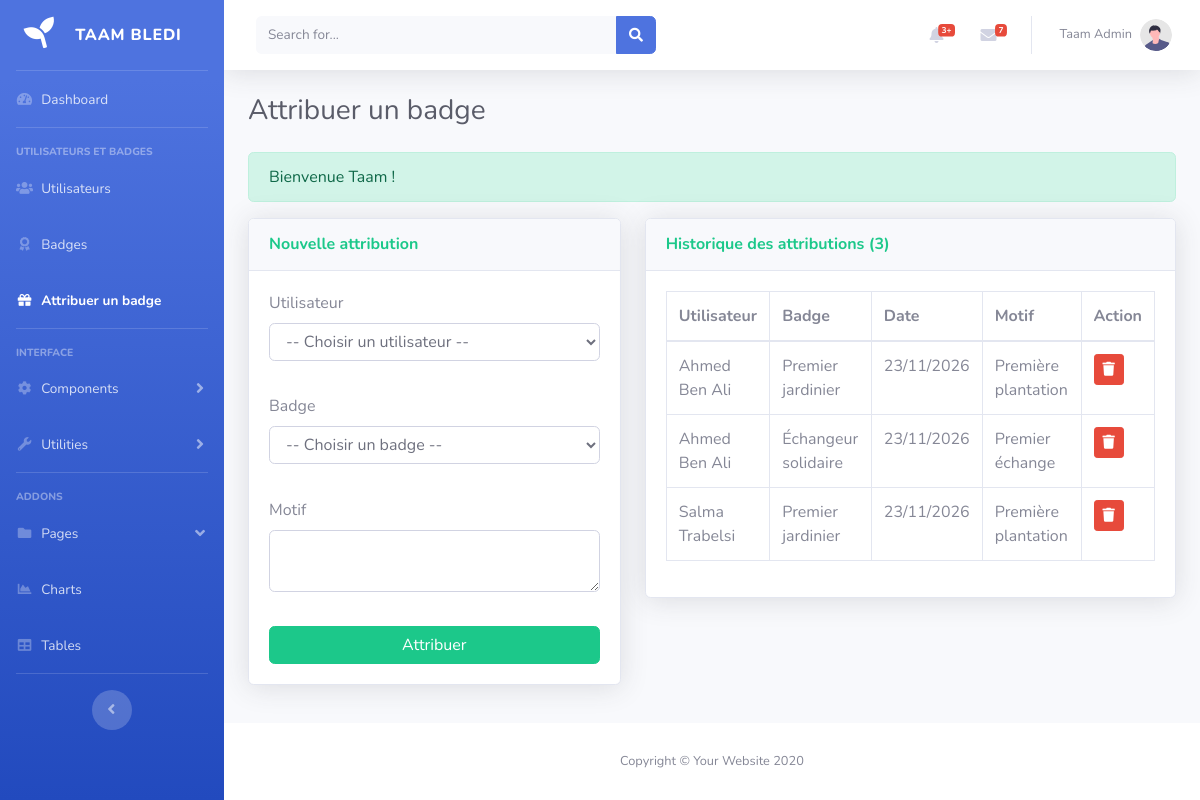
Page /View/BackOffice/attribuerBadge.php (signed in) on the committed database.
### tables this page shows
CREATE TABLE IF NOT EXISTS utilisateur_badge (
  id INT AUTO_INCREMENT PRIMARY KEY,
  idUtilisateur INT NOT NULL,
  idBadge INT NOT NULL,
  dateAttribution DATETIME NOT NULL DEFAULT CURRENT_TIMESTAMP,
  motif VARCHAR(255) NOT NULL,
  CONSTRAINT uq_utilisateur_badge UNIQUE (idUtilisateur, idBadge),
  CONSTRAINT fk_ub_utilisateur FOREIGN KEY (idUtilisateur) REFERENCES utilisateur(id) ON DELETE CASCADE,
  CONSTRAINT fk_ub_badge FOREIGN KEY (idBadge) REFERENCES badge(id) ON DELETE CASCADE
);

CREATE TABLE IF NOT EXISTS badge (
  id INT AUTO_INCREMENT PRIMARY KEY,
  nom VARCHAR(50) NOT NULL UNIQUE,
  description VARCHAR(255) NOT NULL,
  critere VARCHAR(100) NOT NULL,
  points INT NOT NULL,
  icone VARCHAR(100) NULL
);

### Controller/AuthGuard.php (called while the page is built, shortened)
<?php
function e($valeur): string
{
    return htmlspecialchars((string) $valeur, ENT_QUOTES, 'UTF-8');
}
function getFlash(): ?array
{
    $flash = $_SESSION['flash'] ?? null;
    return $flash;
}

### Config/config.php (called while the page is built)
<?php
class config
{
    private static $pdo = null;
    public static function getConnexion()
    {
        if (self::$pdo === null) {
            try {
                self::$pdo = new PDO(
                    'mysql:host=localhost;dbname=ta3m_bledi;charset=utf8mb4',
                    'root',
                    '',
                    [
                        PDO::ATTR_ERRMODE            => PDO::ERRMODE_EXCEPTION,
                        PDO::ATTR_DEFAULT_FETCH_MODE => PDO::FETCH_ASSOC,
                        PDO::ATTR_EMULATE_PREPARES   => false,
                    ]
                );
            } catch (PDOException $e) {
                die('Erreur de connexion à la base : ' . $e->getMessage());
            }
        }
        return self::$pdo;
    }
}

### Controller/BadgeController.php (called while the page is built, shortened)
<?php
require_once __DIR__ . '/../Config/config.php';
class BadgeController
{
    public function listAttributions(): array
    {
        $sql = "SELECT ub.*, b.nom AS badgeNom, CONCAT(u.prenom, ' ', u.nom) AS utilisateurNom
                FROM utilisateur_badge ub
                JOIN badge b ON b.id = ub.idBadge
                JOIN utilisateur u ON u.id = ub.idUtilisateur
                ORDER BY ub.dateAttribution DESC";
        return config::getConnexion()->query($sql)->fetchAll();
    }
}

### View/BackOffice/attribuerBadge.php (the view, shortened to what this page needs)
<?php
require_once __DIR__ . '/../../Controller/AuthGuard.php';
require_once __DIR__ . '/../../Controller/BadgeController.php';
$badgeC       = new BadgeController();
$erreurs = [];
$valeurs = ['idUtilisateur' => '', 'idBadge' => '', 'motif' => ''];
$attributions = $badgeC->listAttributions();
$flash        = getFlash();
?>
<!DOCTYPE html>
<html lang="en">
<head>
    <link href="vendor/fontawesome-free/css/all.min.css" rel="stylesheet" type="text/css">
    <link href="css/sb-admin-2.min.css" rel="stylesheet">
    <link href="css/module-utilisateurs.css" rel="stylesheet">
</head>
<body id="page-top">
    <div id="wrapper">
        <ul class="navbar-nav bg-gradient-primary sidebar sidebar-dark accordion" id="accordionSidebar">
            <a class="sidebar-brand d-flex align-items-center justify-content-center" href="index.html">
                <div class="sidebar-brand-icon rotate-n-15">
                    <i class="fas fa-seedling"></i>
                </div>
                <div class="sidebar-brand-text mx-3">Taam Bledi</div>
            </a>
            <hr class="sidebar-divider my-0">
            <li class="nav-item">
                <a class="nav-link" href="index.html">
                    <i class="fas fa-fw fa-tachometer-alt"></i>
                    <span>Dashboard</span></a>
            </li>
            <hr class="sidebar-divider">
<div class="sidebar-heading">
    Utilisateurs et Badges
</div>
<li class="nav-item">
    <a class="nav-link" href="listeUtilisateurs.php">
        <i class="fas fa-fw fa-users"></i>
        <span>Utilisateurs</span></a>
</li>
<li class="nav-item">
    <a class="nav-link" href="listeBadges.php">
        <i class="fas fa-fw fa-award"></i>
        <span>Badges</span></a>
</li>
<li class="nav-item active">
    <a class="nav-link" href="attribuerBadge.php">
        <i class="fas fa-fw fa-gift"></i>
        <span>Attribuer un badge</span></a>
</li>
<hr class="sidebar-divider">
            <div class="sidebar-heading">
                Interface
            </div>
            <li class="nav-item">
                <a class="nav-link collapsed" href="#" data-toggle="collapse" data-target="#collapseTwo"
                    aria-expanded="true" aria-controls="collapseTwo">
                    <i class="fas fa-fw fa-cog"></i>
                    <span>Components</span>
                </a>
            </li>
            <li class="nav-item">
                <a class="nav-link collapsed" href="#" data-toggle="collapse" data-target="#collapseUtilities"
                    aria-expanded="true" aria-controls="collapseUtilities">
                    <i class="fas fa-fw fa-wrench"></i>
                    <span>Utilities</span>
                </a>
            </li>
            <hr class="sidebar-divider">
            <div class="sidebar-heading">
                Addons
            </div>
            <li class="nav-item">
                <a class="nav-link" href="#" data-toggle="collapse" data-target="#collapsePages" aria-expanded="true"
                    aria-controls="collapsePages">
                    <i class="fas fa-fw fa-folder"></i>
                    <span>Pages</span>
                </a>
            </li>
            <li class="nav-item">
                <a class="nav-link" href="charts.html">
                    <i class="fas fa-fw fa-chart-area"></i>
                    <span>Charts</span></a>
            </li>
            <li class="nav-item">
                <a class="nav-link" href="tables.html">
                    <i class="fas fa-fw fa-table"></i>
                    <span>Tables</span></a>
            </li>
            <hr class="sidebar-divider d-none d-md-block">
            <div class="text-center d-none d-md-inline">
                <button class="rounded-circle border-0" id="sidebarToggle"></button>
            </div>
        </ul>
        <div id="content-wrapper" class="d-flex flex-column">
            <div id="content">
                <nav class="navbar navbar-expand navbar-light bg-white topbar mb-4 static-top shadow">
                    <form
                        class="d-none d-sm-inline-block form-inline mr-auto ml-md-3 my-2 my-md-0 mw-100 navbar-search">
                        <div class="input-group">
                            <input type="text" class="form-control bg-light border-0 small" placeholder="Search for..."
                                aria-label="Search" aria-describedby="basic-addon2">
                            <div class="input-group-append">
                                <button class="btn btn-primary" type="button">
                                    <i class="fas fa-search fa-sm"></i>
                                </button>
                            </div>
                        </div>
                    </form>
                    <ul class="navbar-nav ml-auto">
                        <li class="nav-item dropdown no-arrow mx-1">
                            <a class="nav-link dropdown-toggle" href="#" id="alertsDropdown" role="button"
                                data-toggle="dropdown" aria-haspopup="true" aria-expanded="false">
                                <i class="fas fa-bell fa-fw"></i>
                                <span class="badge badge-danger badge-counter">3+</span>
                            </a>
                        </li>
                        <li class="nav-item dropdown no-arrow mx-1">
                            <a class="nav-link dropdown-toggle" href="#" id="messagesDropdown" role="button"
                                data-toggle="dropdown" aria-haspopup="true" aria-expanded="false">
                                <i class="fas fa-envelope fa-fw"></i>
                                <span class="badge badge-danger badge-counter">7</span>
                            </a>
                        </li>
                        <li class="nav-item dropdown no-arrow">
                            <a class="nav-link dropdown-toggle" href="#" id="userDropdown" role="button"
                                data-toggle="dropdown" aria-haspopup="true" aria-expanded="false">
                                <span class="mr-2 d-none d-lg-inline text-gray-600 small"><?= e(($_SESSION['prenom'] ?? '') . ' ' . ($_SESSION['nom'] ?? '')) ?></span>
                                <img class="img-profile rounded-circle"
                                    src="img/undraw_profile.svg">
                            </a>
                        </li>
                    </ul>
                </nav>
                <div class="container-fluid">
                    <h1 class="h3 mb-4 text-gray-800">Attribuer un badge</h1>
                    <?php if ($flash): ?>
                        <div class="alert alert-<?= e($flash['type']) ?>"><?= e($flash['message']) ?></div>
                    <?php endif; ?>
                    <div class="row">
                        <div class="col-lg-5">
                            <div class="card shadow mb-4">
                                <div class="card-header py-3">
                                    <h6 class="m-0 font-weight-bold text-success">Nouvelle attribution</h6>
                                </div>
                                <div class="card-body">
                                    <form id="formAttribution" action="" method="POST" novalidate>
                                        <div class="form-group">
                                            <label for="idUtilisateur">Utilisateur</label>
                                            <select id="idUtilisateur" name="idUtilisateur" class="form-control <?= isset($erreurs['idUtilisateur']) ? 'is-invalid' : '' ?>">
                                                <option value="">-- Choisir un utilisateur --</option>
                                            </select>
                                            <div class="ub-erreur" id="erreur-idUtilisateur"><?= e($erreurs['idUtilisateur'] ?? '') ?></div>
                                        </div>
                                        <div class="form-group">
                                            <label for="idBadge">Badge</label>
                                            <select id="idBadge" name="idBadge" class="form-control <?= isset($erreurs['idBadge']) ? 'is-invalid' : '' ?>">
                                                <option value="">-- Choisir un badge --</option>
                                            </select>
                                            <div class="ub-erreur" id="erreur-idBadge"><?= e($erreurs['idBadge'] ?? '') ?></div>
                                        </div>
                                        <div class="form-group">
                                            <label for="motif">Motif</label>
                                            <textarea class="form-control <?= isset($erreurs['motif']) ? 'is-invalid' : '' ?>"
                                                      id="motif" name="motif" rows="2"><?= e($valeurs['motif']) ?></textarea>
                                            <div class="ub-erreur" id="erreur-motif"><?= e($erreurs['motif'] ?? '') ?></div>
                                        </div>
                                        <button type="submit" class="btn btn-success btn-block">Attribuer</button>
                                    </form>
                                </div>
                            </div>
                        </div>
                        <div class="col-lg-7">
                            <div class="card shadow mb-4">
                                <div class="card-header py-3">
                                    <h6 class="m-0 font-weight-bold text-success">Historique des attributions (<?= count($attributions) ?>)</h6>
                                </div>
                                <div class="card-body">
                                    <div class="table-responsive">
                                        <table class="table table-bordered table-hover" width="100%">
                                            <thead>
                                                <tr>
                                                    <th>Utilisateur</th>
                                                    <th>Badge</th>
                                                    <th>Date</th>
                                                    <th>Motif</th>
                                                    <th>Action</th>
                                                </tr>
                                            </thead>
                                            <tbody>
                                                <?php foreach ($attributions as $a): ?>
                                                    <tr>
                                                        <td><?= e($a['utilisateurNom']) ?></td>
                                                        <td><?= e($a['badgeNom']) ?></td>
                                                        <td><?= e(date('d/m/Y', strtotime($a['dateAttribution']))) ?></td>
                                                        <td><?= e($a['motif']) ?></td>
                                                        <td>
                                                            <form action="supprimerAttribution.php" method="POST" class="d-inline"
                                                                  onsubmit="return confirm('Retirer ce badge à cet utilisateur ?');">
                                                                <button type="submit" class="btn btn-danger btn-sm" title="Retirer"><i class="fas fa-trash"></i></button>
                                                            </form>
                                                        </td>
                                                    </tr>
                                                <?php endforeach; ?>
                                            </tbody>
                                        </table>
                                    </div>
                                </div>
                            </div>
                        </div>
                    </div>
                </div>
            </div>
            <footer class="sticky-footer bg-white">
                <div class="container my-auto">
                    <div class="copyright text-center my-auto">
                        <span>Copyright &copy; Your Website 2020</span>
                    </div>
                </div>
            </footer>
        </div>
    </div>
</body>
</html>

### View/BackOffice/css/module-utilisateurs.css (style rules this page uses)
.ub-erreur { color: #c0392b; font-size: 0.85rem; margin-top: 4px; min-height: 1em; }

### rows in the picture
utilisateur_badge: utilisateurNom "Ahmed Ben Ali", idBadge.nom "Premier jardinier", dateAttribution "23/11/2026", motif "Première plantation"
utilisateur_badge: utilisateurNom "Ahmed Ben Ali", idBadge.nom "Échangeur solidaire", dateAttribution "23/11/2026", motif "Premier échange"
utilisateur_badge: utilisateurNom "Salma Trabelsi", idBadge.nom "Premier jardinier", dateAttribution "23/11/2026", motif "Première plantation"

### other values in the picture
$flash['message'] "Bienvenue Taam !"
count($attributions) "3"
